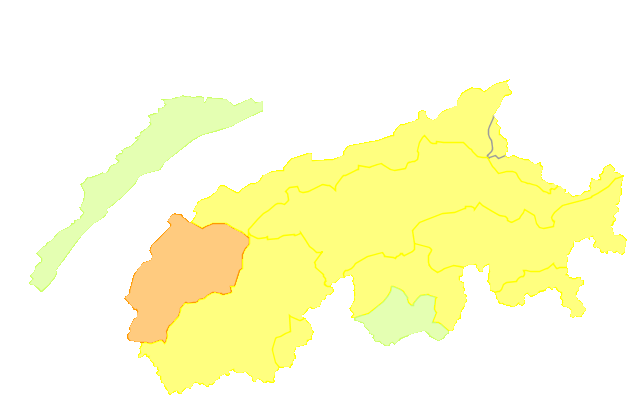
#> input picture example_image.png, 640 x 413 px
$ python pixel_color.py
#> lines starting #> are read from the running program, lines starting #| are printed output that depends on the picture
# -*- coding: utf-8 -*-
"""
Created on Tue Jan 22 00:39:06 2019

@author: Lenovo
"""

from PIL import Image
import numpy as np


class SLFlevel_from_png(object):
    ''' Loading the hopefully unchaning region map with SLF levels.
    MEthod SLF_from_coord returns level at coordinates in meters. '''

    def __init__(self,im_namepath):
#> called with im_namepath = 'gk1_b_0.png'
        self.im = Image.open('example_image.png')
#> self.im is the input picture: PIL image 640x413 RGBA; mean R, G, B, A 83.5, 82.3, 4.7, 45.3
        self.rgb_im = self.im.convert('RGB')
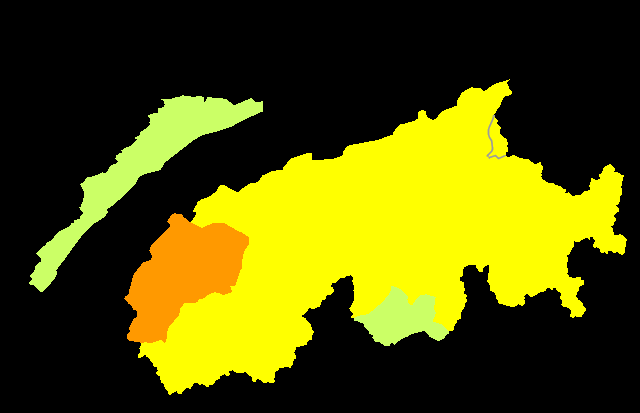
#> self.rgb_im: PIL image 640x413 RGB; mean R, G, B 83.5, 82.3, 4.7

    def coord_to_pixel(self,coord_x, coord_y):
        # manually extracted fixpoints (map.geo.admin, far northwest and southeast)
        # 0_rochers_du_cerf_p1196
        # 1_near_costi_di_san_giuan_p264
        x = [528300.17,811066.74] # coord
        y = [203018.39, 126667.08]
        px_x = [87,581] #pixel coord
        px_y = [177,316]

        px_per_m_x = np.abs((px_x[0]-px_x[1])/ (x[0]- x[1]))
        px_per_m_y = np.abs((px_y[0]-px_y[1])/ (y[0]- y[1]))
        px_per_m = np.average([px_per_m_x,px_per_m_y])

        px_x = np.average([(coord_x-x[0])*px_per_m+px_x[0],(coord_x-x[1])*px_per_m+px_x[1]])
        px_y = np.average([-(coord_y-y[0])*px_per_m+px_y[0],-(coord_y-y[1])*px_per_m+px_y[1]])


#        print('Pixel per kilometer, x-direction: {:.2f}'.format(1000*px_per_m_x))
#        print('Pixel per kilometer, y-direction: {:.2f}'.format(1000*px_per_m_y))
#        print('Avergae pixel per kilometer: {:.2f}'.format(1000*px_per_m))

        return [int(px_x), int(px_y)]

    def rgb_from_px(self,px):
        r,g,b = self.rgb_im.getpixel((px[0],px[1]))
#> r = 255; g = 255; b = 0
        return [r,g,b]

    def SLF_from_rgb(self,rgb):
        ''' Levels 4 and 5 still to be implementend.
        Level 5 (red/black checkered by some conditional for black and red being present).'''
        if rgb ==  [255, 153, 0]:
            SLF_level = 3
        elif rgb == [255, 255, 0]:
            SLF_level = 2
        elif rgb == [203, 255, 102]:
            SLF_level = 1
        elif rgb == [0, 0, 0]:
            SLF_level = 0
        return SLF_level

    def SLF_from_coord(self,coord_x,coord_y):
        px = self.coord_to_pixel(coord_x,coord_y)
        rgb = self.rgb_from_px(px)
#> rgb = [255, 255, 0]
        return self.SLF_from_rgb(rgb)

SLF_png = SLFlevel_from_png('gk1_b_0.png')
print(SLF_png.SLF_from_coord(687599.62, 164450.40)) # test near andermatt
print(SLF_png.SLF_from_coord(568000.44, 133374.62)) # test east lac lemain
print(SLF_png.SLF_from_coord(546700.39, 206724.65)) # test jura
print(SLF_png.SLF_from_coord(648749.31, 232724.92)) # test near zurich
